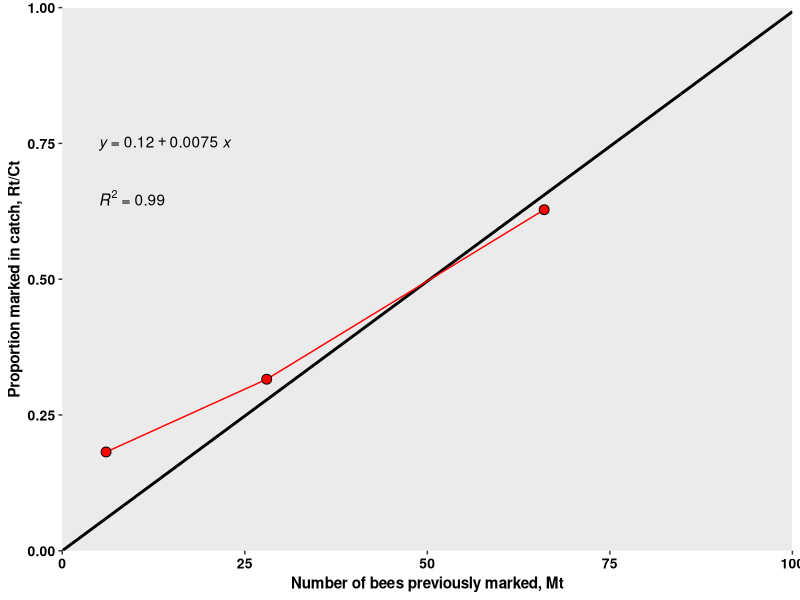
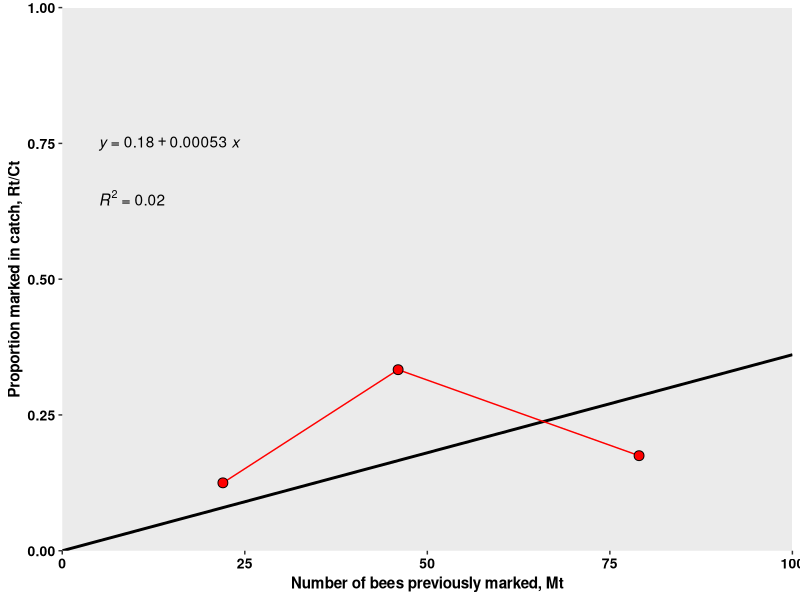
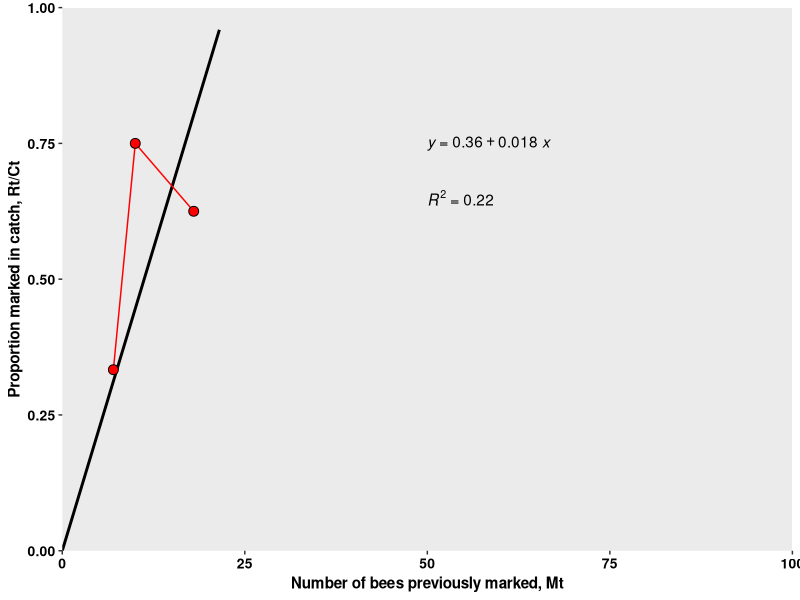
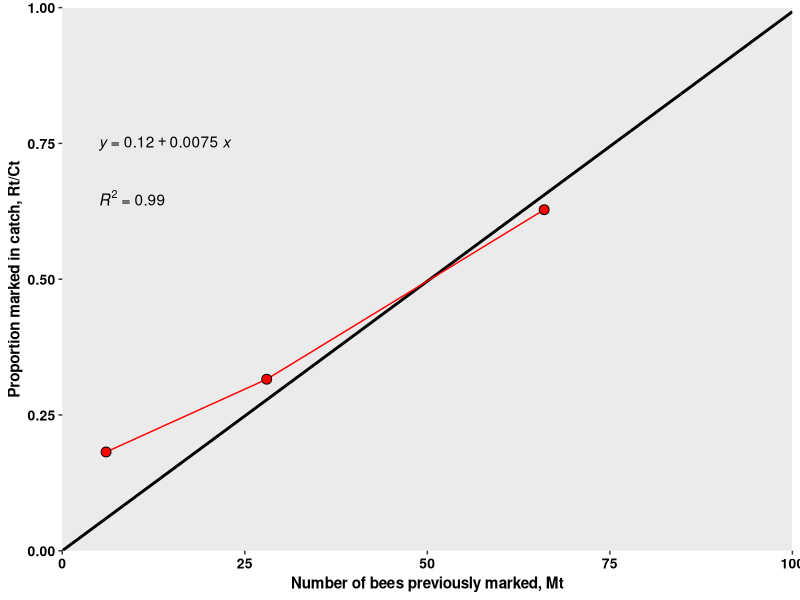
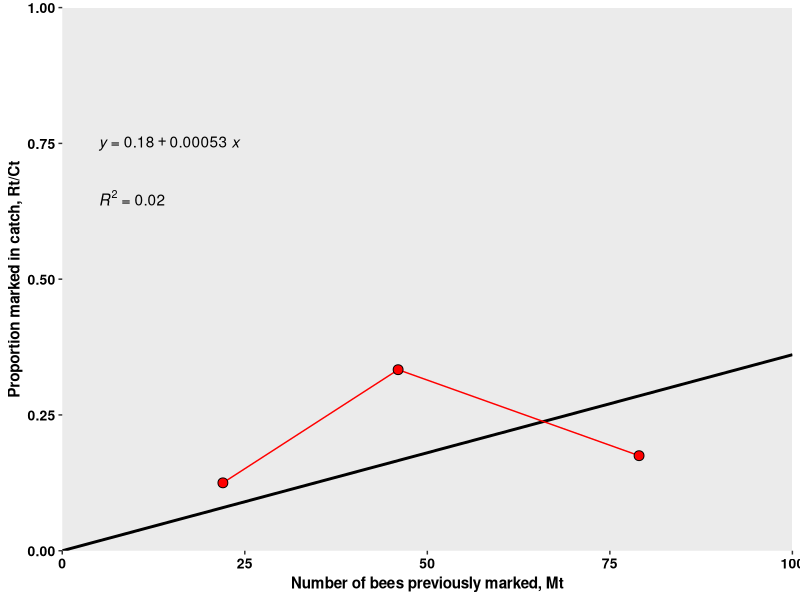
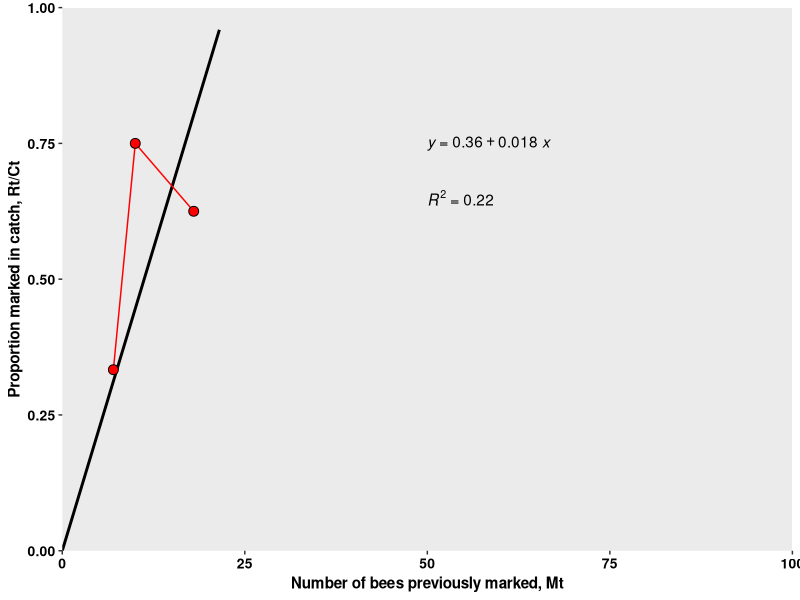

Write R code to recreate these figures, in order.
## ---- chunk 1
library("readxl")
library(dplyr)
#library(ggpubr)
library(tidyverse)
library(knitr)
library(ggplot2)
library(ggpubr)
library(ggthemes)

## ---- chunk 2
A <- data.frame(x = c(6,28,66), y = c(0.181818182,0.315789474,0.627906977))
ggplot(data=A, aes(x=x,y=y)) + 
  geom_smooth(method = "lm", se=FALSE, color="black", formula=y~x-1,fullrange = T) +
  geom_line(color="red") +
  geom_point(shape=21, fill="red", color="black", size=3) +
  stat_regline_equation(label.x = 5, label.y = 0.75) +
  stat_cor(aes(label=..rr.label..), label.x=5, label.y=0.65) +
  scale_x_continuous(name="Number of bees previously marked, Mt",
                     expand = c(0, 0),limits=c(0, 100)) +
  scale_y_continuous(name="Proportion marked in catch, Rt/Ct",
                     expand = c(0, 0),limits=c(0, 1)) + 
  theme(axis.title.x = element_text(face="bold"),
        axis.title.y = element_text(face="bold"),
        axis.text.x = element_text(face="bold", color= "black", size=10),
        axis.text.y = element_text(face="bold", color= "black", size=10),
        panel.grid.major = element_blank(),
panel.grid.minor = element_blank()) 

ggsave(filename = "regression_A.pdf", device = cairo_pdf)
## ---- chunk 3
C <- data.frame(y = c(0.125,0.333333333,0.175),x = c(22,46,79))

ggplot(data=C, aes(x=x,y=y)) + 
  geom_smooth(method = "lm", se=FALSE, color="black", formula=y~x-1,fullrange = T) +
  geom_line(color="red") +
  geom_point(shape=21, fill="red", color="black", size=3) +
  stat_regline_equation(label.x = 5, label.y = 0.75) +
  stat_cor(aes(label=..rr.label..), label.x=5, label.y=0.65) +
  scale_x_continuous(name="Number of bees previously marked, Mt",
                     expand = c(0, 0),limits=c(0, 100)) +
  scale_y_continuous(name="Proportion marked in catch, Rt/Ct",
                     expand = c(0, 0),limits=c(0, 1)) + 
  theme(axis.title.x = element_text(face="bold"),
        axis.title.y = element_text(face="bold"),
        axis.text.x = element_text(face="bold", color= "black", size=10),
        axis.text.y = element_text(face="bold", color= "black", size=10),
        panel.grid.major = element_blank(),
panel.grid.minor = element_blank()) 

ggsave(filename = "regression_C.pdf", device = cairo_pdf)
## ---- chunk 4
D <- data.frame(y = c(0.333333333,0.75,0.625),x = c(7,10,18))

ggplot(data=D, aes(x=x,y=y)) + 
  geom_smooth(method = "lm", se=FALSE, color="black", formula=y~x-1,fullrange = T) +
  geom_line(color="red") +
  geom_point(shape=21, fill="red", color="black", size=3) +
  stat_regline_equation(label.x = 50, label.y = 0.75) +
  stat_cor(aes(label=..rr.label..), label.x=50, label.y=0.65) +
  scale_x_continuous(name="Number of bees previously marked, Mt",
                     expand = c(0, 0),limits=c(0, 100)) +
  scale_y_continuous(name="Proportion marked in catch, Rt/Ct",
                     expand = c(0, 0),limits=c(0, 1)) + 
  theme(axis.title.x = element_text(face="bold"),
        axis.title.y = element_text(face="bold"),
        axis.text.x = element_text(face="bold", color= "black", size=10),
        axis.text.y = element_text(face="bold", color= "black", size=10),
        panel.grid.major = element_blank(),
panel.grid.minor = element_blank()) 

ggsave(filename = "regression_D.pdf", device = cairo_pdf)
